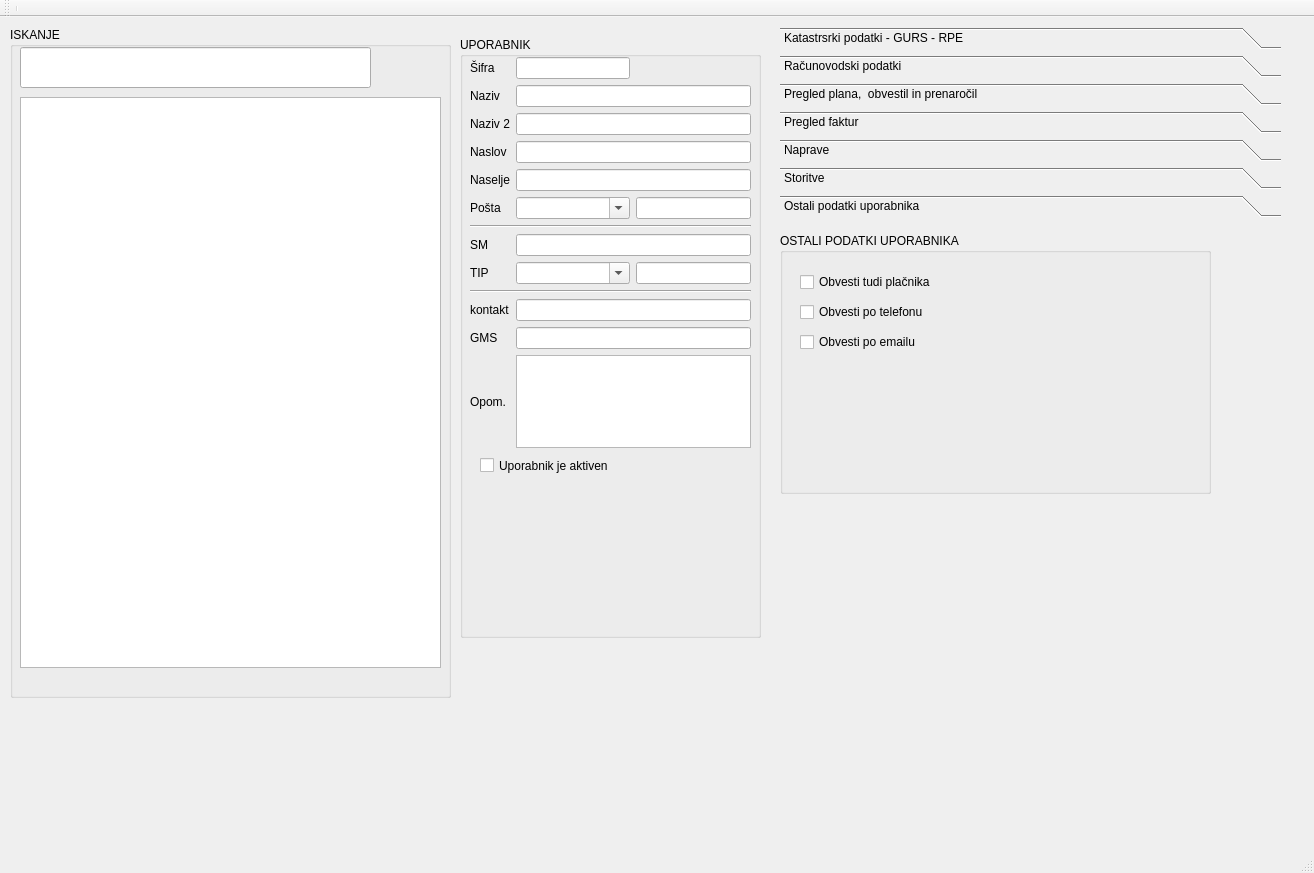
<?xml version="1.0" encoding="UTF-8"?>
<ui version="4.0">
 <class>MainWindow</class>
 <widget class="QMainWindow" name="MainWindow">
  <property name="geometry">
   <rect>
    <x>0</x>
    <y>0</y>
    <width>1314</width>
    <height>873</height>
   </rect>
  </property>
  <property name="sizePolicy">
   <sizepolicy hsizetype="Expanding" vsizetype="Expanding">
    <horstretch>39</horstretch>
    <verstretch>0</verstretch>
   </sizepolicy>
  </property>
  <property name="minimumSize">
   <size>
    <width>1024</width>
    <height>720</height>
   </size>
  </property>
  <property name="baseSize">
   <size>
    <width>1024</width>
    <height>720</height>
   </size>
  </property>
  <property name="font">
   <font>
    <family>Segoe UI</family>
   </font>
  </property>
  <property name="windowTitle">
   <string>Informacijski sistem eDimnikar v1.0; MARCO POLO Adriatic d.o.o.</string>
  </property>
  <widget class="QWidget" name="centralwidget">
   <widget class="QGroupBox" name="groupBox">
    <property name="geometry">
     <rect>
      <x>10</x>
      <y>10</y>
      <width>441</width>
      <height>671</height>
     </rect>
    </property>
    <property name="title">
     <string>ISKANJE</string>
    </property>
    <widget class="QLineEdit" name="uporLeIskanje">
     <property name="geometry">
      <rect>
       <x>10</x>
       <y>20</y>
       <width>351</width>
       <height>41</height>
      </rect>
     </property>
     <property name="font">
      <font>
       <family>MS Shell Dlg 2</family>
       <pointsize>12</pointsize>
       <weight>75</weight>
       <bold>true</bold>
      </font>
     </property>
     <property name="toolTip">
      <string>&lt;html&gt;&lt;head/&gt;&lt;body&gt;&lt;p&gt;&lt;span style=&quot; font-size:10pt; font-weight:400;&quot;&gt;...vnesi isklani niz...&lt;/span&gt;&lt;/p&gt;&lt;/body&gt;&lt;/html&gt;</string>
     </property>
     <property name="text">
      <string/>
     </property>
    </widget>
    <widget class="QPushButton" name="pbPrikaziPodrobnosti">
     <property name="enabled">
      <bool>true</bool>
     </property>
     <property name="geometry">
      <rect>
       <x>370</x>
       <y>20</y>
       <width>61</width>
       <height>41</height>
      </rect>
     </property>
     <property name="text">
      <string/>
     </property>
     <property name="icon">
      <iconset resource="icons/design.qrc">
       <normaloff>:/novaPredpona/list_all.png</normaloff>:/novaPredpona/list_all.png</iconset>
     </property>
     <property name="iconSize">
      <size>
       <width>48</width>
       <height>48</height>
      </size>
     </property>
     <property name="flat">
      <bool>true</bool>
     </property>
    </widget>
    <widget class="QTableWidget" name="uporTwRezultati">
     <property name="geometry">
      <rect>
       <x>10</x>
       <y>70</y>
       <width>421</width>
       <height>571</height>
      </rect>
     </property>
     <property name="font">
      <font>
       <pointsize>8</pointsize>
       <italic>false</italic>
      </font>
     </property>
     <property name="alternatingRowColors">
      <bool>true</bool>
     </property>
     <property name="rowCount">
      <number>0</number>
     </property>
     <attribute name="horizontalHeaderDefaultSectionSize">
      <number>60</number>
     </attribute>
     <attribute name="horizontalHeaderMinimumSectionSize">
      <number>37</number>
     </attribute>
     <attribute name="verticalHeaderVisible">
      <bool>false</bool>
     </attribute>
     <attribute name="verticalHeaderDefaultSectionSize">
      <number>21</number>
     </attribute>
     <attribute name="verticalHeaderMinimumSectionSize">
      <number>20</number>
     </attribute>
    </widget>
   </widget>
   <widget class="QGroupBox" name="groupBox_3">
    <property name="geometry">
     <rect>
      <x>460</x>
      <y>20</y>
      <width>301</width>
      <height>601</height>
     </rect>
    </property>
    <property name="title">
     <string>UPORABNIK</string>
    </property>
    <widget class="QPushButton" name="pbShraniUporabnika">
     <property name="geometry">
      <rect>
       <x>140</x>
       <y>550</y>
       <width>61</width>
       <height>51</height>
      </rect>
     </property>
     <property name="toolTip">
      <string>Shrani vnesene spremembe</string>
     </property>
     <property name="text">
      <string/>
     </property>
     <property name="icon">
      <iconset resource="icons/design.qrc">
       <normaloff>:/novaPredpona/document_save.png</normaloff>:/novaPredpona/document_save.png</iconset>
     </property>
     <property name="iconSize">
      <size>
       <width>32</width>
       <height>32</height>
      </size>
     </property>
     <property name="flat">
      <bool>true</bool>
     </property>
    </widget>
    <widget class="QPushButton" name="pushButton_14">
     <property name="geometry">
      <rect>
       <x>80</x>
       <y>550</y>
       <width>61</width>
       <height>51</height>
      </rect>
     </property>
     <property name="toolTip">
      <string>Prekliči vnesene spremembe</string>
     </property>
     <property name="text">
      <string/>
     </property>
     <property name="icon">
      <iconset resource="icons/design.qrc">
       <normaloff>:/novaPredpona/preklic_2.png</normaloff>:/novaPredpona/preklic_2.png</iconset>
     </property>
     <property name="iconSize">
      <size>
       <width>42</width>
       <height>42</height>
      </size>
     </property>
     <property name="flat">
      <bool>true</bool>
     </property>
    </widget>
    <widget class="QWidget" name="layoutWidget">
     <property name="geometry">
      <rect>
       <x>10</x>
       <y>20</y>
       <width>281</width>
       <height>391</height>
      </rect>
     </property>
     <layout class="QGridLayout" name="gridLayout">
      <item row="7" column="0">
       <widget class="QLabel" name="label_24">
        <property name="text">
         <string>SM</string>
        </property>
       </widget>
      </item>
      <item row="5" column="0">
       <widget class="QLabel" name="label_6">
        <property name="text">
         <string>Pošta</string>
        </property>
       </widget>
      </item>
      <item row="1" column="0">
       <widget class="QLabel" name="label_2">
        <property name="text">
         <string>Naziv</string>
        </property>
       </widget>
      </item>
      <item row="4" column="1" colspan="2">
       <widget class="QLineEdit" name="uporLeNaselje"/>
      </item>
      <item row="3" column="0">
       <widget class="QLabel" name="label_3">
        <property name="text">
         <string>Naslov</string>
        </property>
       </widget>
      </item>
      <item row="4" column="0">
       <widget class="QLabel" name="label_4">
        <property name="text">
         <string>Naselje</string>
        </property>
       </widget>
      </item>
      <item row="2" column="0">
       <widget class="QLabel" name="label_27">
        <property name="text">
         <string>Naziv 2</string>
        </property>
       </widget>
      </item>
      <item row="2" column="1" colspan="2">
       <widget class="QLineEdit" name="uporLeNaziv2"/>
      </item>
      <item row="1" column="1" colspan="2">
       <widget class="QLineEdit" name="uporLeNaziv"/>
      </item>
      <item row="0" column="0">
       <widget class="QLabel" name="label">
        <property name="text">
         <string>Šifra</string>
        </property>
       </widget>
      </item>
      <item row="0" column="1">
       <widget class="QLineEdit" name="uporLeSifra"/>
      </item>
      <item row="3" column="1" colspan="2">
       <widget class="QLineEdit" name="uporLeNaslov"/>
      </item>
      <item row="8" column="0">
       <widget class="QLabel" name="label_25">
        <property name="text">
         <string>TIP</string>
        </property>
       </widget>
      </item>
      <item row="6" column="0" colspan="3">
       <widget class="Line" name="line_4">
        <property name="orientation">
         <enum>Qt::Horizontal</enum>
        </property>
       </widget>
      </item>
      <item row="13" column="0">
       <widget class="QLabel" name="label_23">
        <property name="text">
         <string>GMS</string>
        </property>
       </widget>
      </item>
      <item row="11" column="0" colspan="3">
       <widget class="Line" name="line">
        <property name="orientation">
         <enum>Qt::Horizontal</enum>
        </property>
       </widget>
      </item>
      <item row="15" column="1" colspan="2">
       <widget class="QTextEdit" name="uporTeOpombe"/>
      </item>
      <item row="12" column="0">
       <widget class="QLabel" name="label_22">
        <property name="text">
         <string>kontakt</string>
        </property>
       </widget>
      </item>
      <item row="15" column="0">
       <widget class="QLabel" name="label_26">
        <property name="text">
         <string>Opom.</string>
        </property>
       </widget>
      </item>
      <item row="13" column="1" colspan="2">
       <widget class="QLineEdit" name="lineEdit_22"/>
      </item>
      <item row="12" column="1" colspan="2">
       <widget class="QLineEdit" name="uporLeKontankt"/>
      </item>
      <item row="7" column="1" colspan="2">
       <widget class="QLineEdit" name="uporLeSm"/>
      </item>
      <item row="8" column="2">
       <widget class="QLineEdit" name="uporLeTip"/>
      </item>
      <item row="8" column="1">
       <widget class="QComboBox" name="uporCbTip">
        <property name="editable">
         <bool>true</bool>
        </property>
       </widget>
      </item>
      <item row="5" column="2">
       <widget class="QLineEdit" name="uporLePosta"/>
      </item>
      <item row="5" column="1">
       <widget class="QComboBox" name="uporCbPosta">
        <property name="editable">
         <bool>true</bool>
        </property>
       </widget>
      </item>
     </layout>
    </widget>
    <widget class="QCheckBox" name="uporCbAktivnost">
     <property name="geometry">
      <rect>
       <x>20</x>
       <y>420</y>
       <width>130</width>
       <height>17</height>
      </rect>
     </property>
     <property name="text">
      <string>Uporabnik je aktiven</string>
     </property>
     <property name="tristate">
      <bool>false</bool>
     </property>
    </widget>
    <widget class="QPushButton" name="uporPbIzbrisi">
     <property name="geometry">
      <rect>
       <x>210</x>
       <y>550</y>
       <width>61</width>
       <height>51</height>
      </rect>
     </property>
     <property name="toolTip">
      <string>Izbriši izbranega uprorabnika</string>
     </property>
     <property name="text">
      <string/>
     </property>
     <property name="icon">
      <iconset resource="icons/design.qrc">
       <normaloff>:/novaPredpona/delete.png</normaloff>:/novaPredpona/delete.png</iconset>
     </property>
     <property name="iconSize">
      <size>
       <width>32</width>
       <height>32</height>
      </size>
     </property>
     <property name="autoDefault">
      <bool>false</bool>
     </property>
     <property name="flat">
      <bool>true</bool>
     </property>
    </widget>
    <widget class="QPushButton" name="pbDodajUporabnika">
     <property name="geometry">
      <rect>
       <x>10</x>
       <y>550</y>
       <width>61</width>
       <height>51</height>
      </rect>
     </property>
     <property name="mouseTracking">
      <bool>false</bool>
     </property>
     <property name="text">
      <string/>
     </property>
     <property name="icon">
      <iconset resource="icons/design.qrc">
       <normaloff>:/novaPredpona/novo.png</normaloff>:/novaPredpona/novo.png</iconset>
     </property>
     <property name="iconSize">
      <size>
       <width>42</width>
       <height>42</height>
      </size>
     </property>
     <property name="flat">
      <bool>true</bool>
     </property>
    </widget>
   </widget>
   <widget class="QToolBox" name="toolBox">
    <property name="geometry">
     <rect>
      <x>780</x>
      <y>10</y>
      <width>501</width>
      <height>821</height>
     </rect>
    </property>
    <property name="currentIndex">
     <number>6</number>
    </property>
    <widget class="QWidget" name="page_4">
     <property name="geometry">
      <rect>
       <x>0</x>
       <y>0</y>
       <width>501</width>
       <height>632</height>
      </rect>
     </property>
     <attribute name="label">
      <string>Katastrsrki podatki - GURS - RPE</string>
     </attribute>
     <widget class="QWidget" name="formLayoutWidget_4">
      <property name="geometry">
       <rect>
        <x>19</x>
        <y>9</y>
        <width>311</width>
        <height>311</height>
       </rect>
      </property>
      <layout class="QFormLayout" name="formLayout_4">
       <property name="fieldGrowthPolicy">
        <enum>QFormLayout::AllNonFixedFieldsGrow</enum>
       </property>
       <item row="0" column="0">
        <widget class="QLabel" name="label_10">
         <property name="text">
          <string>Občina</string>
         </property>
        </widget>
       </item>
       <item row="0" column="1">
        <widget class="QComboBox" name="cbRpeObcine">
         <property name="editable">
          <bool>true</bool>
         </property>
         <property name="sizeAdjustPolicy">
          <enum>QComboBox::AdjustToMinimumContentsLength</enum>
         </property>
        </widget>
       </item>
       <item row="1" column="0">
        <widget class="QLabel" name="label_11">
         <property name="text">
          <string>Mesto</string>
         </property>
        </widget>
       </item>
       <item row="2" column="0">
        <widget class="QLabel" name="label_12">
         <property name="text">
          <string>Naselje</string>
         </property>
        </widget>
       </item>
       <item row="2" column="1">
        <widget class="QLineEdit" name="lineEdit_11"/>
       </item>
       <item row="3" column="0">
        <widget class="QLabel" name="label_13">
         <property name="text">
          <string>Ulica</string>
         </property>
        </widget>
       </item>
       <item row="3" column="1">
        <widget class="QLineEdit" name="lineEdit_14"/>
       </item>
       <item row="4" column="0">
        <widget class="QLabel" name="label_14">
         <property name="text">
          <string>HŠ</string>
         </property>
        </widget>
       </item>
       <item row="4" column="1">
        <widget class="QLineEdit" name="lineEdit_13"/>
       </item>
       <item row="5" column="0">
        <widget class="QLabel" name="label_7">
         <property name="text">
          <string>Št. stavbe</string>
         </property>
        </widget>
       </item>
       <item row="5" column="1">
        <widget class="QLineEdit" name="lineEdit_7"/>
       </item>
       <item row="6" column="0">
        <widget class="Line" name="line_2">
         <property name="orientation">
          <enum>Qt::Horizontal</enum>
         </property>
        </widget>
       </item>
       <item row="7" column="0">
        <widget class="Line" name="line_3">
         <property name="orientation">
          <enum>Qt::Horizontal</enum>
         </property>
        </widget>
       </item>
       <item row="8" column="0">
        <widget class="QLabel" name="label_8">
         <property name="text">
          <string>Št. stan.</string>
         </property>
        </widget>
       </item>
       <item row="8" column="1">
        <widget class="QLineEdit" name="lineEdit_8"/>
       </item>
       <item row="9" column="0">
        <widget class="QLabel" name="label_9">
         <property name="text">
          <string>Nadstr.</string>
         </property>
        </widget>
       </item>
       <item row="9" column="1">
        <widget class="QLineEdit" name="lineEdit_23"/>
       </item>
       <item row="10" column="1">
        <widget class="QLineEdit" name="lineEdit_10"/>
       </item>
       <item row="1" column="1">
        <widget class="QComboBox" name="cbRpeNaselje">
         <property name="editable">
          <bool>true</bool>
         </property>
        </widget>
       </item>
      </layout>
     </widget>
    </widget>
    <widget class="QWidget" name="page">
     <property name="geometry">
      <rect>
       <x>0</x>
       <y>0</y>
       <width>501</width>
       <height>632</height>
      </rect>
     </property>
     <attribute name="label">
      <string>Računovodski podatki</string>
     </attribute>
     <widget class="QGroupBox" name="groupBox_4">
      <property name="geometry">
       <rect>
        <x>10</x>
        <y>0</y>
        <width>331</width>
        <height>431</height>
       </rect>
      </property>
      <property name="title">
       <string>PLAČNIK</string>
      </property>
      <widget class="QWidget" name="formLayoutWidget_2">
       <property name="geometry">
        <rect>
         <x>20</x>
         <y>20</y>
         <width>221</width>
         <height>411</height>
        </rect>
       </property>
       <layout class="QFormLayout" name="formLayout_2">
        <property name="fieldGrowthPolicy">
         <enum>QFormLayout::ExpandingFieldsGrow</enum>
        </property>
        <item row="0" column="1">
         <widget class="QCheckBox" name="checkBox">
          <property name="text">
           <string>Uporabnik je tudi plačnik</string>
          </property>
         </widget>
        </item>
        <item row="1" column="0">
         <widget class="QLabel" name="label_16">
          <property name="text">
           <string>Šifra</string>
          </property>
         </widget>
        </item>
        <item row="1" column="1">
         <widget class="QLineEdit" name="lineEdit_15"/>
        </item>
        <item row="2" column="0">
         <widget class="QLabel" name="label_17">
          <property name="text">
           <string>Naziv</string>
          </property>
         </widget>
        </item>
        <item row="2" column="1">
         <widget class="QLineEdit" name="lineEdit_16"/>
        </item>
        <item row="3" column="0">
         <widget class="QLabel" name="label_18">
          <property name="text">
           <string>Naslov</string>
          </property>
         </widget>
        </item>
        <item row="3" column="1">
         <widget class="QLineEdit" name="lineEdit_17"/>
        </item>
        <item row="4" column="0">
         <widget class="QLabel" name="label_20">
          <property name="text">
           <string>Pošta</string>
          </property>
         </widget>
        </item>
        <item row="4" column="1">
         <widget class="QLineEdit" name="lineEdit_19"/>
        </item>
        <item row="5" column="1">
         <widget class="QCheckBox" name="uporCbDavcni">
          <property name="text">
           <string>Davčni zavezanec</string>
          </property>
         </widget>
        </item>
        <item row="6" column="0">
         <widget class="QLabel" name="label_28">
          <property name="text">
           <string>Id za DDV:</string>
          </property>
         </widget>
        </item>
        <item row="6" column="1">
         <widget class="QLineEdit" name="uporLeDdv"/>
        </item>
        <item row="7" column="0">
         <widget class="QLabel" name="label_30">
          <property name="text">
           <string>TRR:</string>
          </property>
         </widget>
        </item>
        <item row="7" column="1">
         <widget class="QLineEdit" name="uporLeTrr"/>
        </item>
        <item row="8" column="0">
         <widget class="QLabel" name="label_31">
          <property name="text">
           <string>Banka:</string>
          </property>
         </widget>
        </item>
        <item row="8" column="1">
         <widget class="QLineEdit" name="lineEdit_27"/>
        </item>
        <item row="9" column="0">
         <widget class="QLabel" name="label_32">
          <property name="text">
           <string>email</string>
          </property>
         </widget>
        </item>
        <item row="9" column="1">
         <widget class="QLineEdit" name="lineEdit_28"/>
        </item>
        <item row="10" column="0">
         <widget class="QLabel" name="label_33">
          <property name="text">
           <string>GMS</string>
          </property>
         </widget>
        </item>
        <item row="10" column="1">
         <widget class="QLineEdit" name="lineEdit_29"/>
        </item>
        <item row="11" column="0">
         <widget class="QLabel" name="label_29">
          <property name="text">
           <string>Rok plačila</string>
          </property>
         </widget>
        </item>
        <item row="11" column="1">
         <widget class="QLineEdit" name="lineEdit_26"/>
        </item>
        <item row="12" column="1">
         <widget class="QTextEdit" name="textEdit_2"/>
        </item>
       </layout>
      </widget>
     </widget>
    </widget>
    <widget class="QWidget" name="page_5">
     <property name="geometry">
      <rect>
       <x>0</x>
       <y>0</y>
       <width>501</width>
       <height>632</height>
      </rect>
     </property>
     <attribute name="label">
      <string>Pregled plana,  obvestil in prenaročil</string>
     </attribute>
     <widget class="QPushButton" name="pbNarocanjeStrank">
      <property name="geometry">
       <rect>
        <x>10</x>
        <y>10</y>
        <width>131</width>
        <height>41</height>
       </rect>
      </property>
      <property name="text">
       <string>Naročanje strank</string>
      </property>
     </widget>
    </widget>
    <widget class="QWidget" name="page_3">
     <property name="geometry">
      <rect>
       <x>0</x>
       <y>0</y>
       <width>501</width>
       <height>632</height>
      </rect>
     </property>
     <attribute name="label">
      <string>Pregled faktur</string>
     </attribute>
     <widget class="QGroupBox" name="groupBox_6">
      <property name="geometry">
       <rect>
        <x>0</x>
        <y>10</y>
        <width>491</width>
        <height>611</height>
       </rect>
      </property>
      <property name="title">
       <string/>
      </property>
      <widget class="QTableWidget" name="twIzdaneFakture">
       <property name="geometry">
        <rect>
         <x>10</x>
         <y>30</y>
         <width>471</width>
         <height>171</height>
        </rect>
       </property>
       <property name="autoFillBackground">
        <bool>true</bool>
       </property>
       <property name="editTriggers">
        <set>QAbstractItemView::NoEditTriggers</set>
       </property>
       <property name="selectionBehavior">
        <enum>QAbstractItemView::SelectItems</enum>
       </property>
      </widget>
      <widget class="QTableWidget" name="twPodrobnostiFakture">
       <property name="geometry">
        <rect>
         <x>10</x>
         <y>260</y>
         <width>471</width>
         <height>271</height>
        </rect>
       </property>
      </widget>
      <widget class="QLabel" name="label_15">
       <property name="geometry">
        <rect>
         <x>10</x>
         <y>10</y>
         <width>161</width>
         <height>16</height>
        </rect>
       </property>
       <property name="text">
        <string>Pregled izstavljenih računov</string>
       </property>
      </widget>
      <widget class="QPushButton" name="pbPodrobnostiRacuna">
       <property name="geometry">
        <rect>
         <x>10</x>
         <y>210</y>
         <width>281</width>
         <height>41</height>
        </rect>
       </property>
       <property name="text">
        <string>Prikaži podrobnosti računa</string>
       </property>
      </widget>
     </widget>
    </widget>
    <widget class="QWidget" name="Naprave">
     <property name="geometry">
      <rect>
       <x>0</x>
       <y>0</y>
       <width>501</width>
       <height>632</height>
      </rect>
     </property>
     <attribute name="label">
      <string>Naprave</string>
     </attribute>
     <widget class="QPushButton" name="pbVnosKn">
      <property name="geometry">
       <rect>
        <x>0</x>
        <y>0</y>
        <width>101</width>
        <height>31</height>
       </rect>
      </property>
      <property name="text">
       <string>Dodaj napravo</string>
      </property>
     </widget>
     <widget class="QPushButton" name="pushButton_17">
      <property name="geometry">
       <rect>
        <x>110</x>
        <y>0</y>
        <width>111</width>
        <height>31</height>
       </rect>
      </property>
      <property name="text">
       <string>Izbriši napravo</string>
      </property>
     </widget>
     <widget class="QPushButton" name="pushButton_18">
      <property name="geometry">
       <rect>
        <x>230</x>
        <y>0</y>
        <width>111</width>
        <height>31</height>
       </rect>
      </property>
      <property name="text">
       <string>Uredi napravo</string>
      </property>
     </widget>
    </widget>
    <widget class="QWidget" name="Storitve">
     <property name="geometry">
      <rect>
       <x>0</x>
       <y>0</y>
       <width>501</width>
       <height>632</height>
      </rect>
     </property>
     <attribute name="label">
      <string>Storitve</string>
     </attribute>
     <widget class="QPushButton" name="pushButton_8">
      <property name="geometry">
       <rect>
        <x>0</x>
        <y>0</y>
        <width>141</width>
        <height>31</height>
       </rect>
      </property>
      <property name="text">
       <string>Dodaj meritev</string>
      </property>
     </widget>
    </widget>
    <widget class="QWidget" name="page_2">
     <property name="geometry">
      <rect>
       <x>0</x>
       <y>0</y>
       <width>501</width>
       <height>632</height>
      </rect>
     </property>
     <attribute name="label">
      <string>Ostali podatki uporabnika</string>
     </attribute>
     <widget class="QGroupBox" name="groupBox_5">
      <property name="geometry">
       <rect>
        <x>0</x>
        <y>10</y>
        <width>431</width>
        <height>261</height>
       </rect>
      </property>
      <property name="title">
       <string>OSTALI PODATKI UPORABNIKA</string>
      </property>
      <widget class="QCheckBox" name="checkBox_2">
       <property name="geometry">
        <rect>
         <x>20</x>
         <y>100</y>
         <width>140</width>
         <height>18</height>
        </rect>
       </property>
       <property name="text">
        <string>Obvesti po emailu</string>
       </property>
      </widget>
      <widget class="QCheckBox" name="checkBox_3">
       <property name="geometry">
        <rect>
         <x>20</x>
         <y>70</y>
         <width>140</width>
         <height>18</height>
        </rect>
       </property>
       <property name="text">
        <string>Obvesti po telefonu</string>
       </property>
      </widget>
      <widget class="QCheckBox" name="checkBox_4">
       <property name="geometry">
        <rect>
         <x>20</x>
         <y>40</y>
         <width>140</width>
         <height>18</height>
        </rect>
       </property>
       <property name="text">
        <string>Obvesti tudi plačnika</string>
       </property>
      </widget>
     </widget>
    </widget>
   </widget>
  </widget>
  <widget class="QStatusBar" name="statusBar"/>
  <widget class="QToolBar" name="toolBar">
   <property name="windowTitle">
    <string>toolBar</string>
   </property>
   <attribute name="toolBarArea">
    <enum>TopToolBarArea</enum>
   </attribute>
   <attribute name="toolBarBreak">
    <bool>false</bool>
   </attribute>
   <addaction name="separator"/>
  </widget>
 </widget>
 <resources>
  <include location="icons/design.qrc"/>
 </resources>
 <connections>
  <connection>
   <sender>pbDodajUporabnika</sender>
   <signal>clicked()</signal>
   <receiver>pbShraniUporabnika</receiver>
   <slot>show()</slot>
   <hints>
    <hint type="sourcelabel">
     <x>511</x>
     <y>608</y>
    </hint>
    <hint type="destinationlabel">
     <x>646</x>
     <y>604</y>
    </hint>
   </hints>
  </connection>
  <connection>
   <sender>pbDodajUporabnika</sender>
   <signal>clicked()</signal>
   <receiver>pushButton_14</receiver>
   <slot>show()</slot>
   <hints>
    <hint type="sourcelabel">
     <x>500</x>
     <y>630</y>
    </hint>
    <hint type="destinationlabel">
     <x>577</x>
     <y>629</y>
    </hint>
   </hints>
  </connection>
  <connection>
   <sender>pbPrikaziPodrobnosti</sender>
   <signal>clicked()</signal>
   <receiver>pushButton_14</receiver>
   <slot>hide()</slot>
   <hints>
    <hint type="sourcelabel">
     <x>415</x>
     <y>76</y>
    </hint>
    <hint type="destinationlabel">
     <x>588</x>
     <y>589</y>
    </hint>
   </hints>
  </connection>
  <connection>
   <sender>pbDodajUporabnika</sender>
   <signal>clicked()</signal>
   <receiver>uporPbIzbrisi</receiver>
   <slot>hide()</slot>
   <hints>
    <hint type="sourcelabel">
     <x>506</x>
     <y>589</y>
    </hint>
    <hint type="destinationlabel">
     <x>701</x>
     <y>627</y>
    </hint>
   </hints>
  </connection>
  <connection>
   <sender>pbPrikaziPodrobnosti</sender>
   <signal>clicked()</signal>
   <receiver>uporPbIzbrisi</receiver>
   <slot>show()</slot>
   <hints>
    <hint type="sourcelabel">
     <x>418</x>
     <y>50</y>
    </hint>
    <hint type="destinationlabel">
     <x>705</x>
     <y>593</y>
    </hint>
   </hints>
  </connection>
  <connection>
   <sender>uporLeNaziv</sender>
   <signal>textChanged(QString)</signal>
   <receiver>pbShraniUporabnika</receiver>
   <slot>show()</slot>
   <hints>
    <hint type="sourcelabel">
     <x>641</x>
     <y>95</y>
    </hint>
    <hint type="destinationlabel">
     <x>638</x>
     <y>594</y>
    </hint>
   </hints>
  </connection>
 </connections>
</ui>
